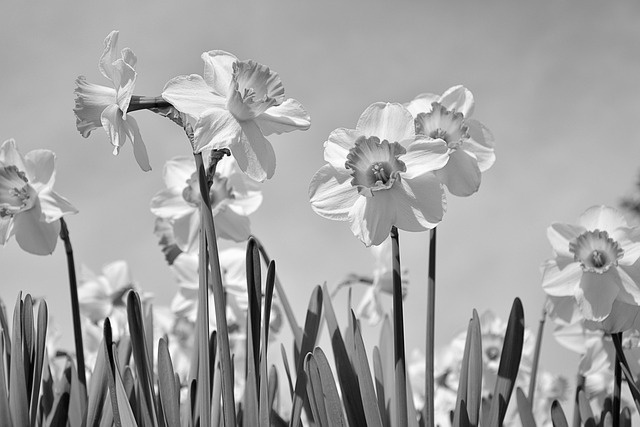
#> input picture Canny/image/h_gray.jpg, 640 x 427 px
$ python main.py
#> lines starting #> are read from the running program, lines starting #| are printed output that depends on the picture
### Canny/preprocess.py
'''
Description: 包含一些图像预处理的函数
LastEditTime: 2022-10-17 21:20:37
FilePath: \canny\preprocess.py
'''


from mimetypes import init

import matplotlib.pyplot as plt
import numpy as np
import math
import cv2

# 灰度化
# [13 lines left out: function gray, not called in this run]

# 直方图均衡化
def equalization(img, L=256):
    '''
    description:
    1. 首先求出原图片的直方图 即图片中每个灰度值的具体像素点数量 具体函数为cv2.calcHist([img],[0],None,[256],[0,255])，再除以该图片的总像素点（h*w）求出其概率，并将结果放置hist数组。
    2. 利用累积分布函数，设置一个新的数组sum_hist，求出从0到i的所有灰度值所对应的像素点数的概率，即 sum_hist[i] = sum(hist[0:i+1])。
    3. 对于新建立的sum_hist，要对其乘上（L-1），并且由于灰度值是整数，所以要对结果进行四舍五入。注意此时的数组存放的键值对，是对于每个原始图片的灰度值->处理之后的图片灰度值。
    4. 最后新建图片equal_img，存放结果数据。
    return {*}
    '''
    #img = cv2.imread(img_path, 0)# 0 灰度模式加载图片
    #cv2.imshow("ori",img)
    h, w = img.shape

    # 计算图像的直方图，即存在的每个灰度值的像素点数量
    hist = cv2.calcHist([img],[0],None,[256],[0,255])
    # 计算灰度值的像素点的概率，除以所有像素点个数，即归一化
    hist[0:255] = hist[0:255] / (h*w)
    # 设置Si
    sum_hist = np.zeros(hist.shape)
    #开始计算Si的一部分值，注意i每增大，Si都是对前i个灰度值的分布概率进行累加
    for i in range(256):
        sum_hist[i] = sum(hist[0:i+1])
    equal_hist = np.zeros(sum_hist.shape)
    #Si再乘上灰度级，再四舍五入
    for i in range(256):
        equal_hist[i] = int(((L - 1) - 0) * sum_hist[i] + 0.5)
    equal_img = img.copy()
    #新图片的创建
    for i in range(h):
        for j in range(w):
            equal_img[i, j] = equal_hist[img[i, j]]

    equal_hist = cv2.calcHist([equal_img], [0], None, [256], [0, 256])
    # [11 lines of commented-out code are left out]
    return equal_img, hist, equal_hist

# gamma 矫正
def gamma(img, r=1.5):
    #img = cv2.imread(img_path, 0)
    img1 = np.power(img/float(np.max(img)), 1/r)
    img2 = np.power(img/float(np.max(img)), r)
    # [4 lines of commented-out code are left out]
    return img1,img2

### Canny/cannyClass.py
'''
Description:
    Canny 是 1986 年发明的边缘检测算法。至今仍在计算机视觉中占有一定地位。Canny 算法的主要步骤如下：
    + 高斯滤波
    + 计算梯度
    + 非极大值抑制
    + 双阈值算法
LastEditTime: 2022-10-17 17:17:44
FilePath: \canny\cannyClass.py
'''
import numpy as np
import math


class Canny():

    def __init__(self):

        pass

    # 去除噪音 - 使用 5x5 的高斯滤波器  以平滑图 去除噪声
    def smooth(self, img_gray):

        # 生成高斯滤波器
        """
        要生成一个 (2k+1)x(2k+1) 的高斯滤波器，滤波器的各个元素计算公式如下：

        H[i, j] = (1/(2*pi*sigma**2))*exp(-1/2*sigma**2((i-k-1)**2 + (j-k-1)**2))
        """
        sigma1 = sigma2 = 1.4
        gau_sum = 0
        gaussian = np.zeros([5, 5])
        for i in range(5):
            for j in range(5):
                gaussian[i, j] = math.exp((-1/(2*sigma1*sigma2))*(np.square(i-3)
                                + np.square(j-3)))/(2*math.pi*sigma1*sigma2)
                gau_sum =  gau_sum + gaussian[i, j]

        # 归一化处理
        gaussian = gaussian / gau_sum

        # 高斯滤波
        W, H = img_gray.shape
        new_gray = np.zeros([W-5, H-5])

        for i in range(W-5):
            for j in range(H-5):
                new_gray[i, j] = np.sum(img_gray[i:i+5, j:j+5] * gaussian)

        return new_gray

    # 计算梯度幅值
    def gradients(self, new_gray):

        W, H = new_gray.shape
        dx = np.zeros([W-1, H-1])
        dy = np.zeros([W-1, H-1])
        M = np.zeros([W-1, H-1])
        theta = np.zeros([W-1, H-1])

        for i in range(W-1):
            for j in range(H-1):
                dx[i, j] = new_gray[i+1, j] - new_gray[i, j]
                dy[i, j] = new_gray[i, j+1] - new_gray[i, j]
                M[i, j] = np.sqrt(np.square(dx[i, j]) + np.square(dy[i, j])) # 图像梯度幅值作为图像强度值
                theta[i, j] = math.atan(dx[i, j] / (dy[i, j] + 0.000000001)) # 计算 slope θ - artan(dx/dy)

        return dx, dy, M, theta

    # 非极大值抑制 NMS 细化边缘
    def NMS(self, M, dx, dy):

        d = np.copy(M)
        W, H = M.shape
        NMS = np.copy(d)
        NMS[0, :] = NMS[W-1, :] = NMS[:, 0] = NMS[:, H-1] = 0

        for i in range(1, W-1):
            for j in range(1, H-1):

                # 如果当前梯度为0，该点就不是比边缘点
                if M[i, j] == 0:
                    NMS[i, j] = 0

                else:
                    gradX = dx[i, j] # 当前点 x 方向导数
                    gradY = dy[i, j] # 当前点 y 方向导数
                    gradTemp = d[i, j] # 当前梯度点

                    # 如果 y 方向梯度值比较大，说明导数方向趋向于 y 分量
                    if np.abs(gradY) > np.abs(gradX):
                        weight = np.abs(gradX) / np.abs(gradY) # 权重
                        grad2 = d[i-1, j]
                        grad4 = d[i+1, j]

                        # 如果 x, y 方向导数符号一致
                        # 像素点位置关系
                        # g1 g2
                        #    c
                        #    g4 g3
                        if gradX * gradY > 0:
                            grad1 = d[i-1, j-1]
                            grad3 = d[i+1, j+1]

                        # 如果 x，y 方向导数符号相反
                        # 像素点位置关系
                        #    g2 g1
                        #    c
                        # g3 g4
                        else:
                            grad1 = d[i-1, j+1]
                            grad3 = d[i+1, j-1]

                    # 如果 x 方向梯度值比较大
                    else:
                        weight = np.abs(gradY) / np.abs(gradX)
                        grad2 = d[i, j-1]
                        grad4 = d[i, j+1]

                        # 如果 x, y 方向导数符号一致
                        # 像素点位置关系
                        # g1
                        # g2 c g4
                        #      g3
                        if gradX * gradY > 0:
                            grad1 = d[i-1, j-1]
                            grad3 = d[i+1, j+1]

                        # 如果 x，y 方向导数符号相反
                        # 像素点位置关系
                        #      g3
                        # g2 c g4
                        # g1
                        else:
                            grad1 = d[i+1, j-1]
                            grad3 = d[i-1, j+1]

                    # 利用 grad1-grad4 对梯度进行插值
                    gradTemp1 = weight * grad1 + (1 - weight) * grad2
                    gradTemp2 = weight * grad3 + (1 - weight) * grad4

                    # 当前像素的梯度是局部的最大值，可能是边缘点
                    if gradTemp >= gradTemp1 and gradTemp >= gradTemp2:
                        NMS[i, j] = gradTemp

                    else:
                        # 不可能是边缘点
                        NMS[i, j] = 0

        return NMS

    # 双阈值检测 确定真实和潜在的边缘 通过抑制孤立的弱边缘最终完成边缘检测
    def double_threshold(self, NMS):

        W, H = NMS.shape
        DT = np.zeros([W, H])

        # 定义高低阈值
        TL = 0.1 * np.max(NMS)
        TH = 0.3 * np.max(NMS)

        for i in range(1, W-1):
            for j in range(1, H-1):
                if (NMS[i, j] < TL):
                    DT[i, j] = 0

                elif (NMS[i, j] > TH):
                    DT[i, j] = 1

                #
                elif (NMS[i-1, j-1:j+1] < TH).any() or (NMS[i+1, j-1:j+1].any()
                        or (NMS[i, [j-1, j+1]] < TH).any()):
                    DT[i, j] = 1


        return DT

### Canny/main.py
'''
Description:
LastEditTime: 2022-10-17 21:27:34
FilePath: \canny\main.py
'''
import matplotlib.pyplot as plt
import numpy as np
import math
import cv2
from cannyClass import Canny
from preprocess import gray, equalization, gamma

# 灰度化
#img = gray('image\h.jpg')
img = cv2.imread('image/h_gray.jpg', 0)
#> img is the input picture: shape (427, 640); min 0, max 255, mean 163.4
plt.figure("原始图")
plt.imshow(img, cmap='gray')
plt.show()

# 直方图均衡化
equal_img, hist, equal_hist = equalization(img)
#> in equalization, `hist = cv2.calcHist([img],[0],None,[256],[0,255])`: hist = 256 values, max 6127 at index 193, min 0 at index 255, mean 1067.3
#> after the loop in equalization, `for i in range(256):`: sum_hist = 256 values from 8.42e-05 to 1
#> after the loop in equalization, `for i in range(256):`: equal_hist = 256 values from 0 to 255
#> after the loop in equalization, `for i in range(h):`:
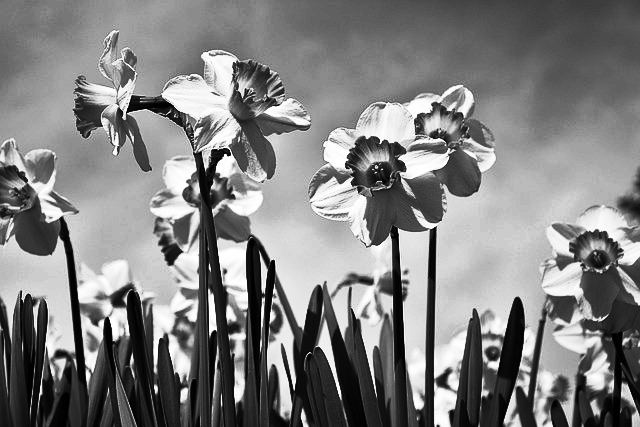
#> equal_img: shape (427, 640); min 0, max 255, mean 128.7
#> in equalization, `equal_hist = cv2.calcHist([equal_img], [0], None, [256], [0, 256])`: equal_hist = 256 values, max 6127 at index 204, min 0 at index 59, mean 1067.5
#> hist = 256 values, max 0.0224 at index 193, min 0 at index 255, mean 0.00391
plt.figure("原始图像直方图")
plt.plot(hist, color='b')
plt.show()
#> figure, not shown here; curve peaks at x = 193, y = 0.0224

plt.figure("直方均衡化后图像直方图")
plt.plot(equal_hist, color='b')
plt.show()
#> figure, not shown here; curve peaks at x = 204, y = 6127

plt.figure("直方图均衡化后图像")
plt.imshow(equal_img, cmap='gray')
plt.show()

# gamma矫正
gamma1_img, gamma2_img = gamma(equal_img, 1.5)
plt.figure("gamma=1.5")
plt.imshow(gamma1_img, cmap='gray')
plt.show()
plt.figure("gamma=1/1.5")
plt.imshow(gamma2_img, cmap='gray')
plt.show()


#去噪 计算梯度幅值 非极大值抑制 双阈值检测
canny = Canny()
new_gray = canny.smooth(gamma1_img)
#> after the loop in smooth, `for i in range(W-5):`:
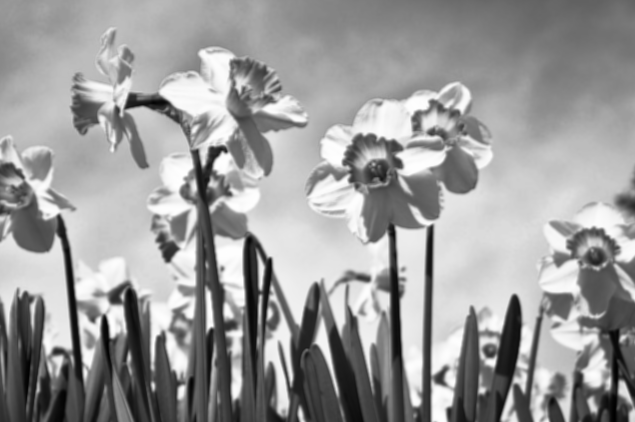
#> new_gray: shape (422, 635) float64; min 0.00381, max 1, mean 0.607
dx, dy, M, _ = canny.gradients(new_gray)
#> after the loop in gradients, `for i in range(W-1):`:
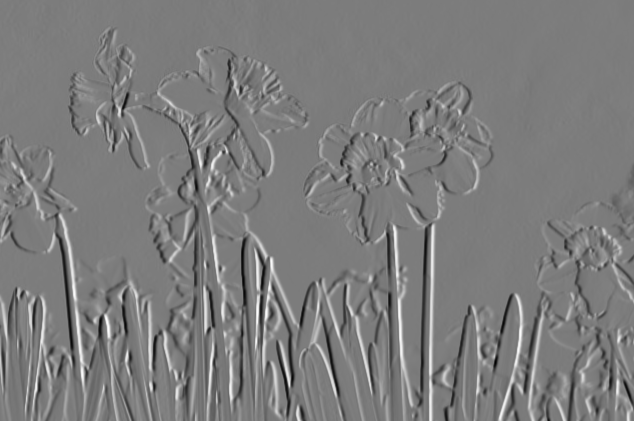
#> dy: shape (421, 634) float64; min -0.296, max 0.309, mean -2.52e-05; drawn with min black and max white
#> after the loop in gradients, `for i in range(W-1):`:
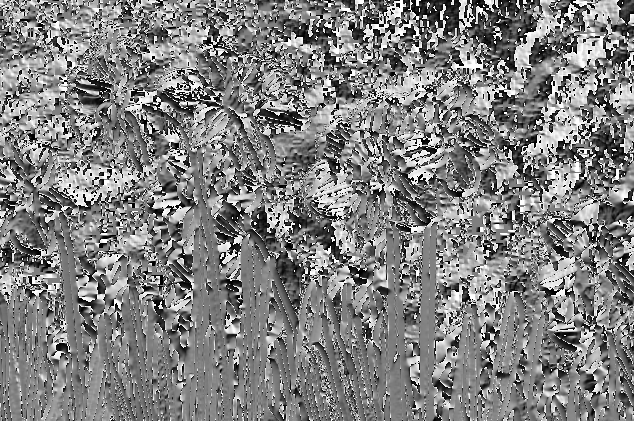
#> theta: shape (421, 634) float64; min -1.57, max 1.57, mean 0.0172; drawn with min black and max white
NMS = canny.NMS(M, dx, dy)
#> in NMS, `NMS[0, :] = NMS[W-1, :] = NMS[:, 0] = NMS[:, H-1] = 0`: NMS: shape (421, 634) float64; min 0, max 0.33, mean 0.0324
#> after the loop in NMS, `for i in range(1, W-1):`:
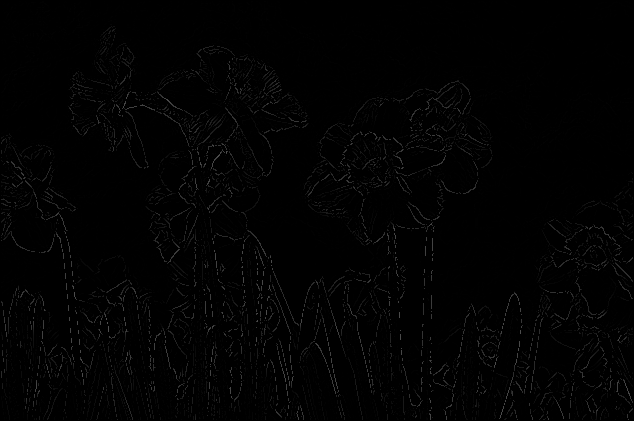
#> NMS: shape (421, 634) float64; min 0, max 0.33, mean 0.00883
DT = canny.double_threshold(NMS)
#> in double_threshold, `TL = 0.1 * np.max(NMS)`: TL = 0.033
#> in double_threshold, `TH = 0.3 * np.max(NMS)`: TH = 0.0989
#> after the loop in double_threshold, `for i in range(1, W-1):`:
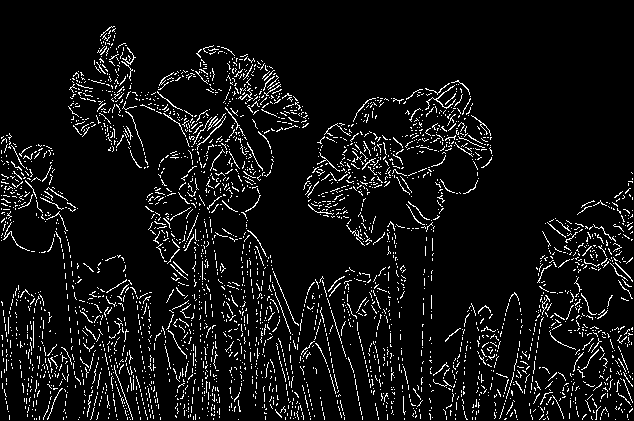
#> DT: shape (421, 634) float64; values 0 (black) and 1 (white), 6.8% white in thin lines or dots

plt.figure("边缘检测后图像")
plt.imshow(DT, cmap="gray")
plt.show()


# 与OpenCV结果进行对比
plt.figure(figsize=(10, 8))
plt.subplot(221)
plt.title("origin")
plt.imshow(img, cmap="gray")

plt.subplot(223)
plt.title("my canny")
plt.imshow(DT, cmap="gray")

cv_edges = cv2.Canny(img, 100, 200)
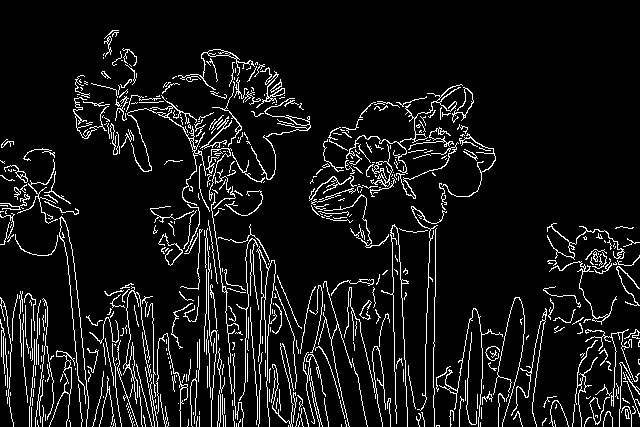
#> cv_edges: shape (427, 640); 8.2% white in thin lines or dots
plt.subplot(224)
plt.title("OpenCV canny")
plt.imshow(cv_edges, cmap="gray")
plt.show()
